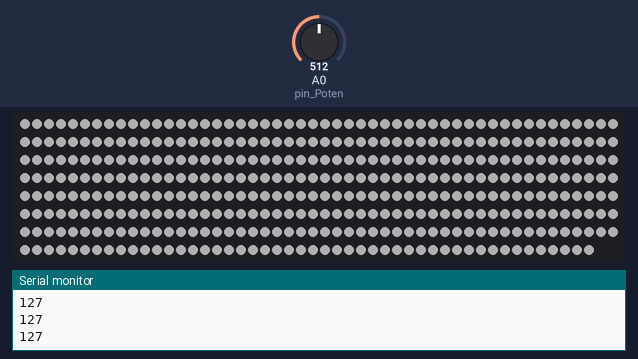
This sketch was run on a simulated Arduino Uno, built with avr-gcc and run on an emulated ATmega328P. Parts: 398 RGB LEDs in strip order, left to right, continuing on the next row, the last lines printed to the serial monitor. The inputs (shaded band) are chosen by the test bench; at power-on: A0 (pin_Poten) = 512. Dim RGB values are drawn brighter than linear.

Above: at 1.2 s.
1.3 s: A0 (pin_Poten) set to 0
At 1.6 s:
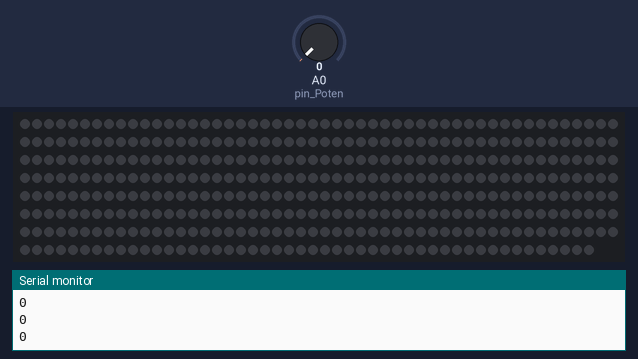
2.8 s: A0 (pin_Poten) set to 122
At 4.0 s:
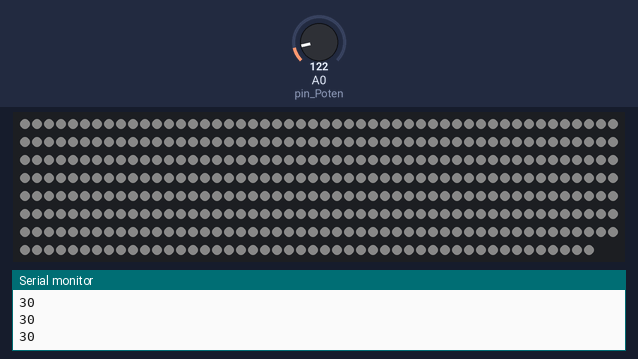
4.3 s: A0 (pin_Poten) set to 306
Timing chart, 0 to 7.3 s (numbered marks = the images above; inputs shaded):
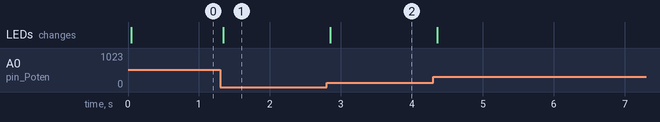

Measured:
- after the input at 1.3 s, the LEDs: change at once (image 1)
- after the input at 2.8 s, the LEDs: change after 0.05 s (image 2)

The sketch:

brightness_poten.ino
```cpp
// NeoPixel test program showing use of the WHITE channel for RGBW
// pixels only (won't look correct on regular RGB NeoPixel strips).

#include <Adafruit_NeoPixel.h>
#ifdef __AVR__
#include <avr/power.h>  // Required for 16 MHz Adafruit Trinket
#endif

// Which pin on the Arduino is connected to the NeoPixels?
// On a Trinket or Gemma we suggest changing this to 1:
#define LED_PIN 9

// How many NeoPixels are attached to the Arduino?
#define LED_COUNT 398

// NeoPixel brightness, 0 (min) to 255 (max)
#define BRIGHTNESS 80  // Set BRIGHTNESS to about 1/5 (max = 255)

// Declare our NeoPixel strip object:
Adafruit_NeoPixel strip(LED_COUNT, LED_PIN, NEO_GRBW + NEO_KHZ800);


/// Bat

const int trigPin = 6;
const int echoPin = 5;
float duration, distance;

//
int val_poten;
int pin_Poten = A0;


void setup() {
  // initialize serial communication with computer:
  Serial.begin(9600);

  pinMode(trigPin, OUTPUT);
  pinMode(echoPin, INPUT);
  pinMode(pin_Poten, INPUT);

  // These lines are specifically to support the Adafruit Trinket 5V 16 MHz.
  // Any other board, you can remove this part (but no harm leaving it):
#if defined(__AVR_ATtiny85__) && (F_CPU == 16000000)
  clock_prescale_set(clock_div_1);
#endif
  // END of Trinket-specific code.

  strip.begin();  // INITIALIZE NeoPixel strip object (REQUIRED)
  strip.show();   // Turn OFF all pixels ASAP
  strip.setBrightness(BRIGHTNESS);
}

void loop() {

  val_poten = analogRead(pin_Poten);
  val_poten = map(val_poten, 0, 1023, 0, 255);
  Serial.println(val_poten);

  strip.fill(strip.Color(val_poten, val_poten, val_poten, strip.gamma8(val_poten)));
  strip.show();
  //delay(10);
}
```
